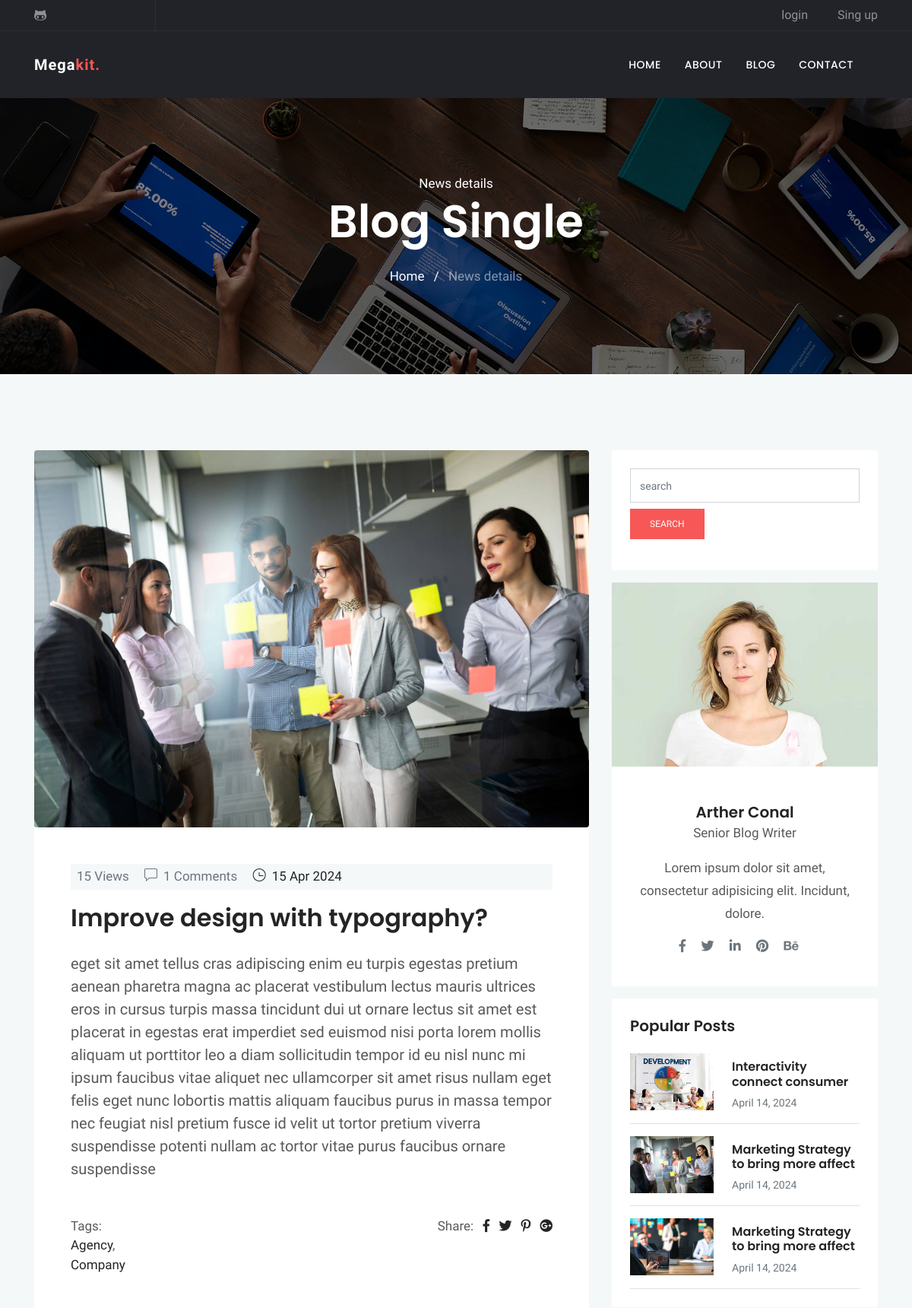
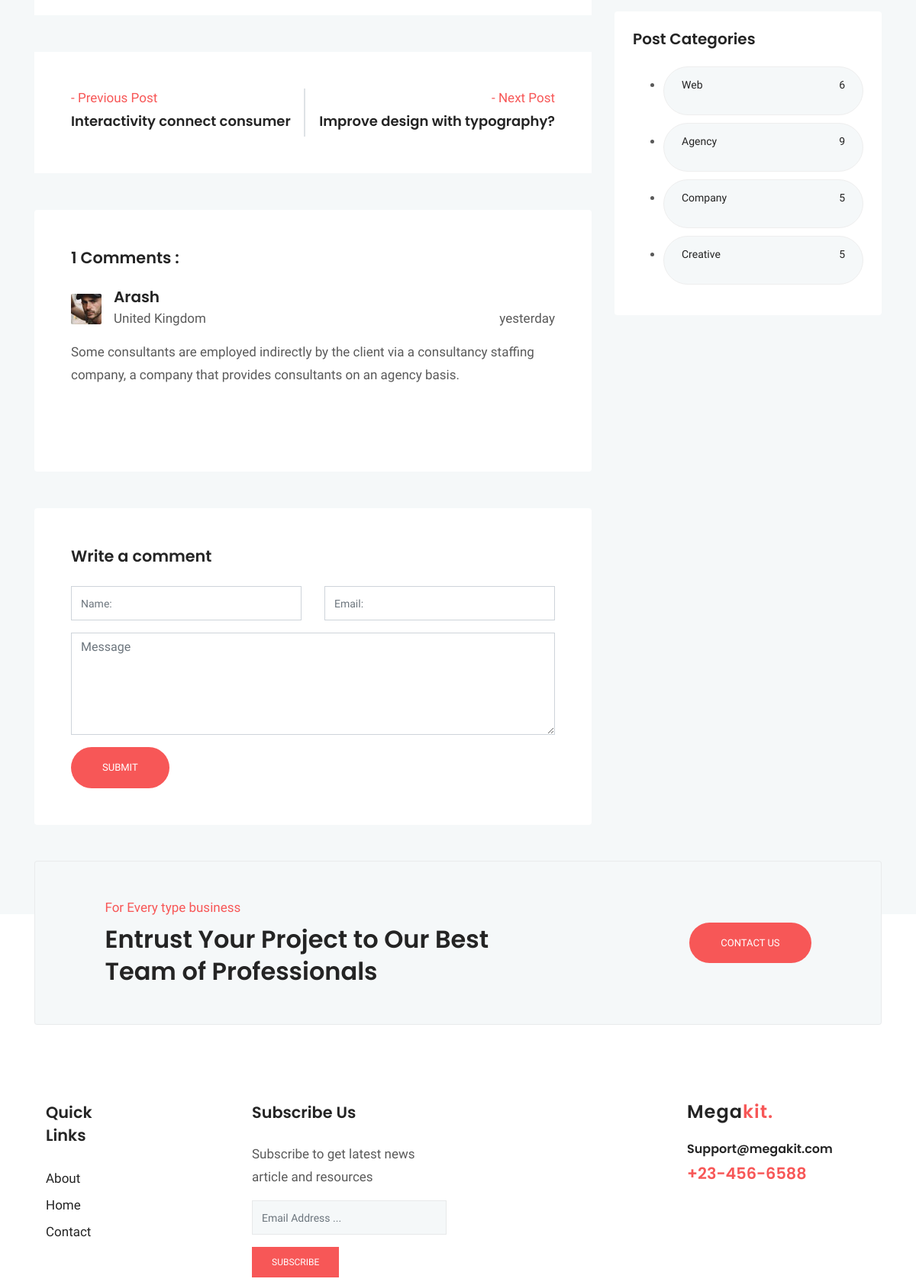
Page /blog/7/ (upper part) on the committed database (2 pictures, top to bottom).
### blog/models.py (models this page shows, shortened)
class Post (models.Model) :
    image = models.ImageField(upload_to = 'blog/',default = 'blog/default.jpg')
    author = models.ForeignKey(User,on_delete=models.SET_NULL,null=True)
    title = models.CharField (max_length = 200)
    content = models.TextField ()
    tags = TaggableManager()
    category = models.ManyToManyField (Category)
    counted_view = models.IntegerField (default = 0)
    status = models.BooleanField (default = False)
    login_required = models.BooleanField (default = False)
    published_date = models.DateTimeField (null = True)
    created_date = models.DateTimeField (auto_now_add = True)
    update_date = models.DateTimeField (auto_now = True)
    class Meta:
        ordering = ['-created_date']

class Category(models.Model):
    name = models.CharField(max_length = 255)
    def __str__(self):
        return self.name

class Comment(models.Model):
    post = models.ForeignKey(Post, on_delete=models.CASCADE)
    name = models.CharField(max_length = 255)
    email = models.EmailField()
    message = models.TextField()
    approved = models.BooleanField(default=False)
    created_date = models.DateTimeField(auto_now_add = True)
    updated_date = models.DateTimeField(auto_now=True)
    class Meta:
        ordering = ['-created_date']

### blog/views.py (the view, shortened to what this page needs)
# urls.py: path('<int:pid>/', blog_single, name="single"),
def blog_single(request, pid) :
    post = get_object_or_404(Post, pk=pid, status=1, published_date__lte=timezone.now())
    if not post.login_required :
        comments = Comment.objects.filter(post=post.id, approved=True)
        next_post = Post.objects.filter(id__gt=post.id, status=1, published_date__lte=timezone.now()).order_by('id', '-published_date').first()
        previous_post = Post.objects.filter(id__lt=post.id, status=1, published_date__lte=timezone.now()).order_by('-id', '-published_date').first()
        form = CommentForm()
        context = {'post': post, 'counted_view': post.counted_view, 'next_post': next_post, 'previous_post': previous_post, 'comments':comments ,'form':form}
        post.counted_view += 1
        post.save()
        return render(request, "blog/blog-single.html", context)
    else:
        return HttpResponseRedirect(reverse('accounts:login'))

### blog/forms.py
class CommentForm (forms.ModelForm) :
    class Meta:
        model = Comment
        fields = ['post','name','email','message']

### blog/templatetags/blog_tags.py (called while the page is built)
@register.inclusion_tag('blog/popular-posts.html')
def latestposts(arg = 3) :
    posts = Post.objects.filter(status = 1).order_by('published_date')[:arg]
    return {'posts': posts}

@register.inclusion_tag('blog/post-categories.html')
def postcategories() :
    posts = Post.objects.filter(status = 1)
    categories = Category.objects.all()
    cat_dict = {}
    for name in categories :
        cat_dict[name]=posts.filter(category=name).count()
    return {'categories':cat_dict}

### templates/blog/blog-single.html (shortened to what this page needs)
{% extends 'base.html' %}
{% load static %}
{% load blog_tags %}
{% block content %}
{% load humanize %}
<!doctype html>
<html lang="en">
  <head>
  <link rel="stylesheet" href="{% static 'plugins/bootstrap/css/bootstrap.min.css' %}">
  <link rel="stylesheet" href="{% static 'plugins/themify/css/themify-icons.css' %}">
  <link rel="stylesheet" href="{% static 'plugins/fontawesome/css/all.css' %}">
  <link rel="stylesheet" href="{% static 'plugins/magnific-popup/dist/magnific-popup.css' %}">
  <link rel="stylesheet" href="{% static 'plugins/slick-carousel/slick/slick.css' %}">
  <link rel="stylesheet" href="{% static 'plugins/slick-carousel/slick/slick-theme.css' %}">
  <link rel="stylesheet" href="{% static 'css/style.css' %}">
</head>
<body>
<div class="main-wrapper ">
<section class="page-title bg-1">
  <div class="container">
    <div class="row">
      <div class="col-md-12">
        <div class="block text-center">
          <span class="text-white">News details</span>
          <h1 class="text-capitalize mb-4 text-lg">Blog Single</h1>
          <ul class="list-inline">
            <li class="list-inline-item"><a href="http://127.0.0.1:8000/" class="text-white">Home</a></li>
            <li class="list-inline-item"><span class="text-white">/</span></li>
            <li class="list-inline-item"><a href="#" class="text-white-50">News details</a></li>
          </ul>
        </div>
      </div>
    </div>
  </div>
</section>
<section class="section blog-wrap bg-gray">
    <div class="container">
        <div class="row">
            <div class="col-lg-8">
                <div class="row">
	<div class="col-lg-12 mb-5">
		<div class="single-blog-item">
			<img src="{{ post.image.url }}" alt="" class="img-fluid rounded">
			<div class="blog-item-content bg-white p-5">
				<div class="blog-item-meta bg-gray py-1 px-2">
					<span class="text-muted text-capitalize mr-3"></i>{{post.counted_view}} Views</span>
					<span class="text-muted text-capitalize mr-3"><i class="ti-comment mr-2"></i>{{comments|length}} Comments</span>
					<span class="text-black text-capitalize mr-3"><i class="ti-time mr-1"></i> {{post.published_date|date:'d M Y'}}</span>
				</div>
				<h2 class="mt-3 mb-4"><a href="blog-single.html">{{ post.title }}</a></h2>
				<p class="lead mb-4">{{post.content}}</p>
				<div class="tag-option mt-5 clearfix">
				    <ul class="float-left list-inline">
				    	<li>Tags:</li>
						{% for cat in post.category.all %}
						<li><a href="{% url 'blog:category' cat_name=cat.name %}">{{ cat.name }}</a>{% if not forloop.last %},{% endif %}</li>
						{% endfor %}
				   	</ul>
				    <ul class="float-right list-inline">
				        <li class="list-inline-item"> Share: </li>
				        <li class="list-inline-item"><a href="#" target="_blank"><i class="fab fa-facebook-f" aria-hidden="true"></i></a></li>
				        <li class="list-inline-item"><a href="#" target="_blank"><i class="fab fa-twitter" aria-hidden="true"></i></a></li>
				        <li class="list-inline-item"><a href="#" target="_blank"><i class="fab fa-pinterest-p" aria-hidden="true"></i></a></li>
				        <li class="list-inline-item"><a href="#" target="_blank"><i class="fab fa-google-plus" aria-hidden="true"></i></a></li>
				    </ul>
			    </div>
			</div>
		</div>
	</div>
	<div class="col-lg-12 mb-5">
		<div class="posts-nav bg-white p-5 d-lg-flex d-md-flex justify-content-between ">
			<a class="post-prev align-items-center" href="/blog/{{ previous_post.id }}/">
				<div class="posts-prev-item mb-4 mb-lg-0">
					{% if previous_post %}
					<span class="nav-posts-desc text-color">- Previous Post</span>
					<h6 class="nav-posts-title mt-1">
					{{ previous_post.title }}
					</h6>
					{% endif %}
				</div>
			</a>
			<div class="border"></div>
			<a class="posts-next" href="/blog/{{ next_post.id }}/">
				<div class="posts-next-item pt-4 pt-lg-0">
						{% if next_post %}
					<span class="nav-posts-desc text-lg-right text-md-right text-color d-block">- Next Post</span>
					<h6 class="nav-posts-title mt-1">
						{{ next_post.title }}
					</h6>
					{% endif %}
				</div>
			</a>
		</div>
	</div>
	<div class="col-lg-12 mb-5">
		<div class="comment-area card border-0 p-5">
			<h4 class="mb-4">{{comments|length}} Comments :</h4>
			<ul class="comment-tree list-unstyled">
				<li class="mb-5">
					<div class="comment-area-box">
						{% for comment in comments %}
						<img alt="" src="{% static 'images/blog/test2.jpg' %}" class="mt-2 img-fluid float-left mr-3">
						<h5 class="mb-1">{{comment.name}}</h5>
						<span>United Kingdom</span>
						<div class="comment-meta mt-4 mt-lg-0 mt-md-0 float-lg-right float-md-right">
							<span class="date-comm">{{comment.created_date|naturalday}}</span>
						</div>
						<div class="comment-content mt-3">
							<p>{{comment.message}} </p>
						</div>
						{% empty %}
						<p>No Comments Here </p>
					</div>
					{% endfor %}
				</li>
			</ul>
		</div>
	</div>
	<div class="col-lg-12">
		<form class="contact-form bg-white rounded p-5" method="post" action="{% url 'blog:single' pid=post.id %}">
			<h4 class="mb-4">Write a comment</h4>
			<div class="row">
				<div class="col-md-6">
					<div class="form-group">
						<input class="form-control" type="text" name="name" id="name" placeholder="Name:">
					</div>
				</div>
				<div class="col-md-6">
					<div class="form-group">
						<input class="form-control" type="email" name="email" id="mail" placeholder="Email:">
					</div>
				</div>
			</div>
			<textarea class="form-control mb-3" name="message" id="comment" cols="30" rows="5" placeholder="Message"></textarea>
			<input class="btn btn-main btn-round-full" type="submit" name="submit-contact" >
		</form>
	</div>
</div>
            </div>
            <div class="col-lg-4">
                <div class="sidebar-wrap">
					{% include 'blog/blog-search.html' %}
					{% include 'blog/blog-writer.html' %}
					{% latestposts 3 %}
					{% postcategories %}
</div>
            </div>
  </body>
  </html>
{% endblock %}

### templates/blog/popular-posts.html
{% load static %}
{% load humanize %}
    <div class="sidebar-widget latest-post card border-0 p-4 mb-3">
        <h5>Popular Posts</h5>
        {% for post in posts %}
        <div class="media border-bottom py-3">
            <a href="{{post.id}}"><img class="mr-4" src="{{post.image.url}}" alt="" width="110px"></a>
            <div class="media-body">
                <h6 class="my-2"><a href="{% url 'blog:single' pid=post.id %}">{{post.title}}</a></h6>
                <span class="text-sm text-muted">{{post.published_date|naturalday}}</span>
            </div>
        </div>
        {% endfor %}
    </div>

### templates/blog/post-categories.html
{% load static %}
	<div class="sidebar-widget bg-white rounded tags p-4 mb-3">
		<h5 class="mb-4">Post Categories</h5>
        <ul class="cat-list">
            {% for name,count in categories.items %}
            <li>
                <a href="{% url 'blog:category' cat_name=name %}" class="d-flex justify-content-between">
                    <p>{{name}}</p>
                    <p>{{count}}</p>
                </a>
            </li>
            {% endfor %}
	</div>
</div>
            </div>
        </div>

### statics/css/style.css (style rules this page uses)
html { overflow-x: hidden; }
body { line-height: 1.5; font-family: "Hind", serif; -webkit-font-smoothing: antialiased; font-size: 17px; color: rgba(0, 0, 0, 0.65); }
h1, .h1, h2, .h2, h3, .h3, h4, .h4, h5, .h5, h6, .h6 { font-family: "Poppins", sans-serif; font-weight: 600; color: #242424; }
h1, .h1 { font-size: 2.5rem; }
h2, .h2 { font-size: 2rem; font-weight: 600; line-height: 42px; }
h4, .h4 { font-size: 1.3rem; line-height: 30px; }
h5, .h5 { font-size: 1.25rem; }
h6, .h6 { font-size: 1rem; }
p { line-height: 30px; }
input[type="email"], input[type="password"], input[type="text"], input[type="tel"] { box-shadow: none; height: 45px; outline: none; font-size: 14px; }
.form-control { box-shadow: none; border-radius: 0; }
.btn { display: inline-block; font-size: 14px; font-size: 0.8125rem; font-weight: 400; padding: 1rem 2.5rem; text-transform: uppercase; border-radius: 0; transition: all 0.2s ease; }
.btn-main, .btn-transparent, .btn-small { background: #f75757; color: #fff; transition: all 0.2s ease; }
.btn-round-full { border-radius: 50px; }
.bg-gray { background: #f5f8f9; }
.section { padding: 100px 0; }
.overly, .page-title, .slider, .cta, .hero-img { position: relative; }
.overly:before, .page-title:before, .slider:before, .cta:before, .hero-img:before { content: ""; position: absolute; left: 0; top: 0; bottom: 0; right: 0; width: 100%; height: 100%; opacity: 0.5; background: #000; }
.text-color { color: #f75757; }
.text-black { color: #242424; }
.text-sm { font-size: 14px; }
.text-lg { font-size: 3.75rem; }
a { color: #242424; text-decoration: none; }
.page-title { padding: 100px 0; }
.page-title .block h1 { color: #fff; }
.bg-1 { background: url("../images/bg/home-2.jpg") no-repeat 50% 50%; background-size: cover; }
.tags a { background: #f5f8f9; display: inline-block; padding: 8px 23px; border-radius: 38px; margin-bottom: 10px; border: 1px solid #eee; font-size: 14px; text-transform: capitalize; }
.nav-posts-title { line-height: 25px; font-size: 18px; }

### rows in the picture
Post: image (picture), counted_view "15", published_date "15 Apr 2024", title "Improve design with typography?", content "eget sit amet tellus cras adipiscing enim eu turpis egestas pretium aenean pharetra magna ac placerat vestibulum lectus mauris ultrices eros in cursus turpis massa tincidunt dui ut ornare lectus sit amet est placerat in egestas erat imperdiet sed euismod nisi porta lorem mollis aliquam ut porttitor leo a diam sollicitudin tempor id eu nisl nunc mi ipsum faucibus vitae aliquet nec ullamcorper sit amet risus nullam eget felis eget nunc lobortis mattis aliquam faucibus purus in massa tempor nec feugiat nisl pretium fusce id velit ut tortor pretium viverra suspendisse potenti nullam ac tortor vitae purus faucibus ornare suspendisse"
Category: name "Agency", count "9"
Category: name "Company", count "5"
Post: title "Interactivity connect consumer"
Post: title "Improve design with typography?"
Comment: name "Arash", created_date "yesterday", message "Some consultants are employed indirectly by the client via a consultancy staffing company, a company that provides consultants on an agency basis."
Post: image (picture), title "Interactivity connect consumer", published_date "April 14, 2024"
Post: image (picture), title "Marketing Strategy to bring more affect", published_date "April 14, 2024"
Post: image (picture), title "Marketing Strategy to bring more affect", published_date "April 14, 2024"
Category: name "Web", count "6"
Category: name "Creative", count "5"

### other values in the picture
{{ comments|length }} "1"
